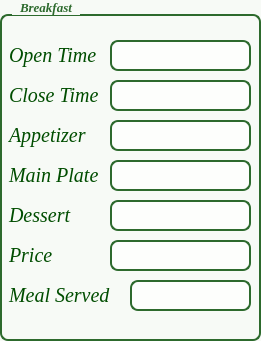
      <widget class="QGroupBox" name="Breakfast_5">
       <property name="geometry">
        <rect>
         <x>510</x>
         <y>90</y>
         <width>261</width>
         <height>341</height>
        </rect>
       </property>
       <property name="font">
        <font>
         <family>Times New Roman</family>
         <pointsize>-1</pointsize>
         <italic>true</italic>
         <bold>true</bold>
         <underline>false</underline>
        </font>
       </property>
       <property name="styleSheet">
        <string notr="true">QGroupBox {
    /* Bold dark green border with rounded corners */
    border: 2px solid #2d6a2d;
    border-radius: 8px;
    
    /* Pushes the interior content down so it doesn't overlap the title */
    margin-top: 14px;
    padding-top: 15px;
    padding-left: 10px;
    padding-right: 10px;
    
    /* Header text formatting */
    font-weight: bold;
    font-size: 13px;
    color: #2d6a2d;
    
    /* Clean, soft off-white/cream background to pop against the dark workspace */
    background-color: #f7faf6;
}

/* Position and style the text title anchor on the top line */
QGroupBox::title {
    subcontrol-origin: margin;
    subcontrol-position: top left;
    left: 12px;
    padding-left: 6px;
    padding-right: 6px;
    
    /* Matches the parent container's solid background color to cut through the border line cleanly */
    background-color: #f7faf6; 
}</string>
       </property>
       <property name="title">
        <string>Breakfast</string>
       </property>
       <widget class="QLabel" name="Titel_46">
        <property name="geometry">
         <rect>
          <x>0</x>
          <y>20</y>
          <width>111</width>
          <height>71</height>
         </rect>
        </property>
        <property name="font">
         <font>
          <family>Times New Roman</family>
          <pointsize>-1</pointsize>
          <italic>true</italic>
          <fontweight>ExtraBold</fontweight>
         </font>
        </property>
        <property name="styleSheet">
         <string notr="true">background-color: transparent; color: #004d00; padding: 5px; border-image: none; border: none; font-size: 20px;
</string>
        </property>
        <property name="text">
         <string>Open Time</string>
        </property>
       </widget>
       <widget class="QLabel" name="Titel_47">
        <property name="geometry">
         <rect>
          <x>0</x>
          <y>60</y>
          <width>111</width>
          <height>71</height>
         </rect>
        </property>
        <property name="font">
         <font>
          <family>Times New Roman</family>
          <pointsize>-1</pointsize>
          <italic>true</italic>
          <fontweight>ExtraBold</fontweight>
         </font>
        </property>
        <property name="styleSheet">
         <string notr="true">background-color: transparent; color: #004d00; padding: 5px; border-image: none; border: none; font-size: 20px;
</string>
        </property>
        <property name="text">
         <string>Close Time</string>
        </property>
       </widget>
       <widget class="QLabel" name="Titel_48">
        <property name="geometry">
         <rect>
          <x>0</x>
          <y>100</y>
          <width>111</width>
          <height>71</height>
         </rect>
        </property>
        <property name="font">
         <font>
          <family>Times New Roman</family>
          <pointsize>-1</pointsize>
          <italic>true</italic>
          <fontweight>ExtraBold</fontweight>
         </font>
        </property>
        <property name="styleSheet">
         <string notr="true">background-color: transparent; color: #004d00; padding: 5px; border-image: none; border: none; font-size: 20px;
</string>
        </property>
        <property name="text">
         <string>Appetizer</string>
        </property>
       </widget>
       <widget class="QLabel" name="Titel_49">
        <property name="geometry">
         <rect>
          <x>0</x>
          <y>140</y>
          <width>111</width>
          <height>71</height>
         </rect>
        </property>
        <property name="font">
         <font>
          <family>Times New Roman</family>
          <pointsize>-1</pointsize>
          <italic>true</italic>
          <fontweight>ExtraBold</fontweight>
         </font>
        </property>
        <property name="styleSheet">
         <string notr="true">background-color: transparent; color: #004d00; padding: 5px; border-image: none; border: none; font-size: 20px;
</string>
        </property>
        <property name="text">
         <string>Main Plate</string>
        </property>
       </widget>
       <widget class="QLabel" name="Titel_50">
        <property name="geometry">
         <rect>
          <x>0</x>
          <y>180</y>
          <width>111</width>
          <height>71</height>
         </rect>
        </property>
        <property name="font">
         <font>
          <family>Times New Roman</family>
          <pointsize>-1</pointsize>
          <italic>true</italic>
          <fontweight>ExtraBold</fontweight>
         </font>
        </property>
        <property name="styleSheet">
         <string notr="true">background-color: transparent; color: #004d00; padding: 5px; border-image: none; border: none; font-size: 20px;
</string>
        </property>
        <property name="text">
         <string>Dessert</string>
        </property>
       </widget>
       <widget class="QLabel" name="Titel_51">
        <property name="geometry">
         <rect>
          <x>0</x>
          <y>220</y>
          <width>111</width>
          <height>71</height>
         </rect>
        </property>
        <property name="font">
         <font>
          <family>Times New Roman</family>
          <pointsize>-1</pointsize>
          <italic>true</italic>
          <fontweight>ExtraBold</fontweight>
         </font>
        </property>
        <property name="styleSheet">
         <string notr="true">background-color: transparent; color: #004d00; padding: 5px; border-image: none; border: none; font-size: 20px;
</string>
        </property>
        <property name="text">
         <string>Price</string>
        </property>
       </widget>
       <widget class="QLabel" name="Titel_52">
        <property name="geometry">
         <rect>
          <x>0</x>
          <y>260</y>
          <width>121</width>
          <height>71</height>
         </rect>
        </property>
        <property name="font">
         <font>
          <family>Times New Roman</family>
          <pointsize>-1</pointsize>
          <italic>true</italic>
          <fontweight>ExtraBold</fontweight>
         </font>
        </property>
        <property name="styleSheet">
         <string notr="true">background-color: transparent; color: #004d00; padding: 5px; border-image: none; border: none; font-size: 20px;
</string>
        </property>
        <property name="text">
         <string>Meal Served</string>
        </property>
       </widget>
       <widget class="QLineEdit" name="editDinnerOpenTime">
        <property name="geometry">
         <rect>
          <x>110</x>
          <y>40</y>
          <width>141</width>
          <height>31</height>
         </rect>
        </property>
        <property name="styleSheet">
         <string notr="true">QLineEdit {
    border: 2px solid #2d6a2d;
    border-radius: 8px;
    padding: 5px;
    font-size: 13px;
    background-color: rgba(255,255,255,180);
	color: #2d6a2d;
}</string>
        </property>
        <property name="echoMode">
         <enum>QLineEdit::EchoMode::Normal</enum>
        </property>
        <property name="placeholderText">
         <string/>
        </property>
       </widget>
       <widget class="QLineEdit" name="editDinnerCloseTime">
        <property name="geometry">
         <rect>
          <x>110</x>
          <y>80</y>
          <width>141</width>
          <height>31</height>
         </rect>
        </property>
        <property name="styleSheet">
         <string notr="true">QLineEdit {
    border: 2px solid #2d6a2d;
    border-radius: 8px;
    padding: 5px;
    font-size: 13px;
    background-color: rgba(255,255,255,180);
	color: #2d6a2d;
}</string>
        </property>
        <property name="echoMode">
         <enum>QLineEdit::EchoMode::Normal</enum>
        </property>
       </widget>
       <widget class="QLineEdit" name="editDinnerAppetizer">
        <property name="geometry">
         <rect>
          <x>110</x>
          <y>120</y>
          <width>141</width>
          <height>31</height>
         </rect>
        </property>
        <property name="styleSheet">
         <string notr="true">QLineEdit {
    border: 2px solid #2d6a2d;
    border-radius: 8px;
    padding: 5px;
    font-size: 13px;
    background-color: rgba(255,255,255,180);
	color: #2d6a2d;
}</string>
        </property>
        <property name="echoMode">
         <enum>QLineEdit::EchoMode::Normal</enum>
        </property>
       </widget>
       <widget class="QLineEdit" name="editDinnerMainPlate">
        <property name="geometry">
         <rect>
          <x>110</x>
          <y>160</y>
          <width>141</width>
          <height>31</height>
         </rect>
        </property>
        <property name="styleSheet">
         <string notr="true">QLineEdit {
    border: 2px solid #2d6a2d;
    border-radius: 8px;
    padding: 5px;
    font-size: 13px;
    background-color: rgba(255,255,255,180);
	color: #2d6a2d;
}</string>
        </property>
        <property name="echoMode">
         <enum>QLineEdit::EchoMode::Normal</enum>
        </property>
       </widget>
       <widget class="QLineEdit" name="editDinnerDessert">
        <property name="geometry">
         <rect>
          <x>110</x>
          <y>200</y>
          <width>141</width>
          <height>31</height>
         </rect>
        </property>
        <property name="styleSheet">
         <string notr="true">QLineEdit {
    border: 2px solid #2d6a2d;
    border-radius: 8px;
    padding: 5px;
    font-size: 13px;
    background-color: rgba(255,255,255,180);
	color: #2d6a2d;
}</string>
        </property>
        <property name="echoMode">
         <enum>QLineEdit::EchoMode::Normal</enum>
        </property>
       </widget>
       <widget class="QLineEdit" name="editDinnerPrice">
        <property name="geometry">
         <rect>
          <x>110</x>
          <y>240</y>
          <width>141</width>
          <height>31</height>
         </rect>
        </property>
        <property name="styleSheet">
         <string notr="true">QLineEdit {
    border: 2px solid #2d6a2d;
    border-radius: 8px;
    padding: 5px;
    font-size: 13px;
    background-color: rgba(255,255,255,180);
	color: #2d6a2d;
}</string>
        </property>
        <property name="echoMode">
         <enum>QLineEdit::EchoMode::Normal</enum>
        </property>
       </widget>
       <widget class="QLineEdit" name="editDinnerMealServed">
        <property name="geometry">
         <rect>
          <x>130</x>
          <y>280</y>
          <width>121</width>
          <height>31</height>
         </rect>
        </property>
        <property name="styleSheet">
         <string notr="true">QLineEdit {
    border: 2px solid #2d6a2d;
    border-radius: 8px;
    padding: 5px;
    font-size: 13px;
    background-color: rgba(255,255,255,180);
	color: #2d6a2d;
}</string>
        </property>
        <property name="echoMode">
         <enum>QLineEdit::EchoMode::Normal</enum>
        </property>
       </widget>
      </widget>
